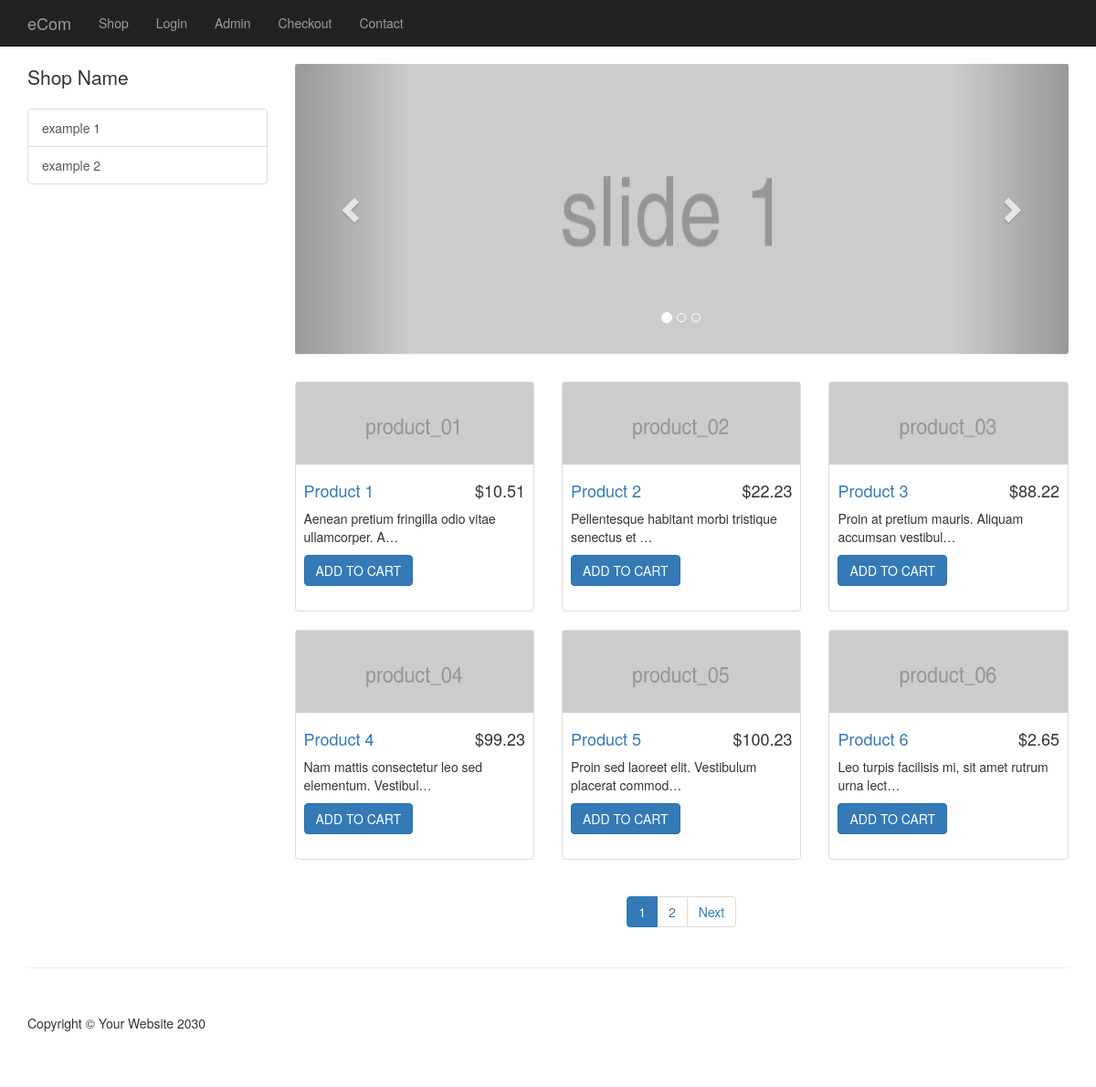
The page / on the database its author committed.
### tables this page shows
CREATE TABLE `categories` (
  `cat_id` int(9) NOT NULL AUTO_INCREMENT,
  `cat_title` varchar(255) DEFAULT NULL,
  PRIMARY KEY (`cat_id`)
);

CREATE TABLE `slides` (
  `slide_id` int(11) NOT NULL AUTO_INCREMENT,
  `slide_title` varchar(255) NOT NULL,
  `slide_image` text NOT NULL,
  PRIMARY KEY (`slide_id`)
);

CREATE TABLE `products` (
  `product_id` int(11) NOT NULL AUTO_INCREMENT,
  `product_title` varchar(255) DEFAULT NULL,
  `product_category_id` int(11) DEFAULT NULL,
  `product_price` float DEFAULT NULL,
  `product_qty` int(11) NOT NULL DEFAULT '0',
  `product_description` text,
  `product_short_desc` text NOT NULL,
  `product_image` varchar(255) DEFAULT NULL,
  PRIMARY KEY (`product_id`)
);

### resources/functions.php (the view, shortened to what this page needs)
<?php
function query($sql) {
	global $connection;
	return mysqli_query($connection, $sql);
}
function fetchArray($result) {
	return mysqli_fetch_array($result);
}
function getProducts() {
	$query = query("SELECT * FROM products WHERE product_qty >= 1 ");
	$rows = mysqli_num_rows($query);
	if (isset($_GET['page'])) {
		$page = preg_replace('#[^0-9]#', '', $_GET['page']);
	} else {
		$page = 1;
	}
	$per_page = 6;
	$last_page = ceil($rows / $per_page);
	$mid_numbers = '';
	$subtract_by_1 = $page - 1;
	$add_by_1 = $page + 1;
	if($page == 1) {
		$mid_numbers .= '<li class="page-item active"><a>' . $page . '</a></li>';
		$mid_numbers .= '<li class="page-item"><a class="page-link" href="' . $_SERVER['PHP_SELF'] . '?page=' . $add_by_1 . '">' . $add_by_1 . '</a></li>';
	} elseif ($page == $last_page) {
		$mid_numbers .= '<li class="page-item"><a class="page-link" href="' . $_SERVER['PHP_SELF'] . '?page=' . $subtract_by_1 . '">' . $subtract_by_1 . '</a></li>';
		$mid_numbers .= '<li class="page-item active"><a>' . $page . '</a></li>';
	}
	$limit = "LIMIT " . ($page - 1) * $per_page . ", " . $per_page;
	$query2 = query("SELECT * FROM products " . $limit);
	$output_pagination = '';
	$output_pagination .= $mid_numbers;
	if ($page != $last_page) {
		$next = $page + 1;
		$output_pagination .= '<li class="page-item"><a class="page-link" href="' . $_SERVER['PHP_SELF'] . '?page=' . $next . '">Next</a></li>';
	}
	while ($row = fetchArray($query2)) {
	$short_desc = substr($row['product_short_desc'], 0, 50);
	$product = <<<DELIMITER
		<div class="col-sm-4 col-lg-4 col-md-4">
		    <div class="thumbnail">
		        <a href="item.php?id={$row['product_id']}"><img style="height:90px" src="{$row['product_image']}" alt=""></a>
		        <div class="caption">
		            <h4 class="pull-right">&#36;{$row['product_price']}</h4>
		            <h4><a href="item.php?id={$row['product_id']}">{$row['product_title']}</a>
		            </h4>
		            <p>{$short_desc}&hellip;</p>
				<a class="btn btn-primary" href="cart.php?add={$row['product_id']}">ADD TO CART</a>
		        </div>
		    </div>
		</div>
DELIMITER;
	echo $product;
	}
	echo "<div class='text-center'><ul class='pagination'>{$output_pagination}</ul></div>";
}
function getCategories() {
	global $connection;
	$query = "SELECT * FROM categories";
	$send_query = mysqli_query($connection, $query);
	while ($row = mysqli_fetch_array($send_query)) {
		$category_links = <<<DELIMITER
		<a href="category.php?id={$row['cat_id']}" class="list-group-item">{$row['cat_title']}</a>
DELIMITER;
		echo $category_links;
	}
}
function getActiveSlide() {
	$query = query("SELECT * FROM slides ORDER BY slide_id LIMIT 1");
	while ($row = fetchArray($query)) {
		$slide_title = $row['slide_title'];
		$slide_image = $row['slide_image'];
		echo "<div class='item active'>";
		echo "<img class='slide-image' src='{$slide_image}' alt='{$slide_title}'>";
		echo "</div>";
	}
}
?>

### public/css/shop-homepage.css (style rules this page uses)
body { padding-top: 70px; }
.slide-image { width: 100%; }
.carousel-control, .item { border-radius: 4px; }
.caption { height: 130px; overflow: hidden; }
.caption h4 { white-space: nowrap; }
.thumbnail img { width: 100%; }
.thumbnail { padding: 0; }

### public/css/styles.css (style rules this page uses)
.caption { height: 160px; }

### rows shown on the page
categories: cat_title "example 1"
categories: cat_title "example 2"
slides: slide_image (picture)
products: product_image (picture), product_price "10.51", product_title "Product 1", product_short_desc "Aenean pretium fringilla odio vitae ullamcorper. A"
products: product_image (picture), product_price "22.23", product_title "Product 2", product_short_desc "Pellentesque habitant morbi tristique senectus et"
products: product_image (picture), product_price "88.22", product_title "Product 3", product_short_desc "Proin at pretium mauris. Aliquam accumsan vestibul"
products: product_image (picture), product_price "99.23", product_title "Product 4", product_short_desc "Nam mattis consectetur leo sed elementum. Vestibul"
products: product_image (picture), product_price "100.23", product_title "Product 5", product_short_desc "Proin sed laoreet elit. Vestibulum placerat commod"
products: product_image (picture), product_price "2.65", product_title "Product 6", product_short_desc "Leo turpis facilisis mi, sit amet rutrum urna lect"

### other values the page prints
$page "1"
$add_by_1 "2"
